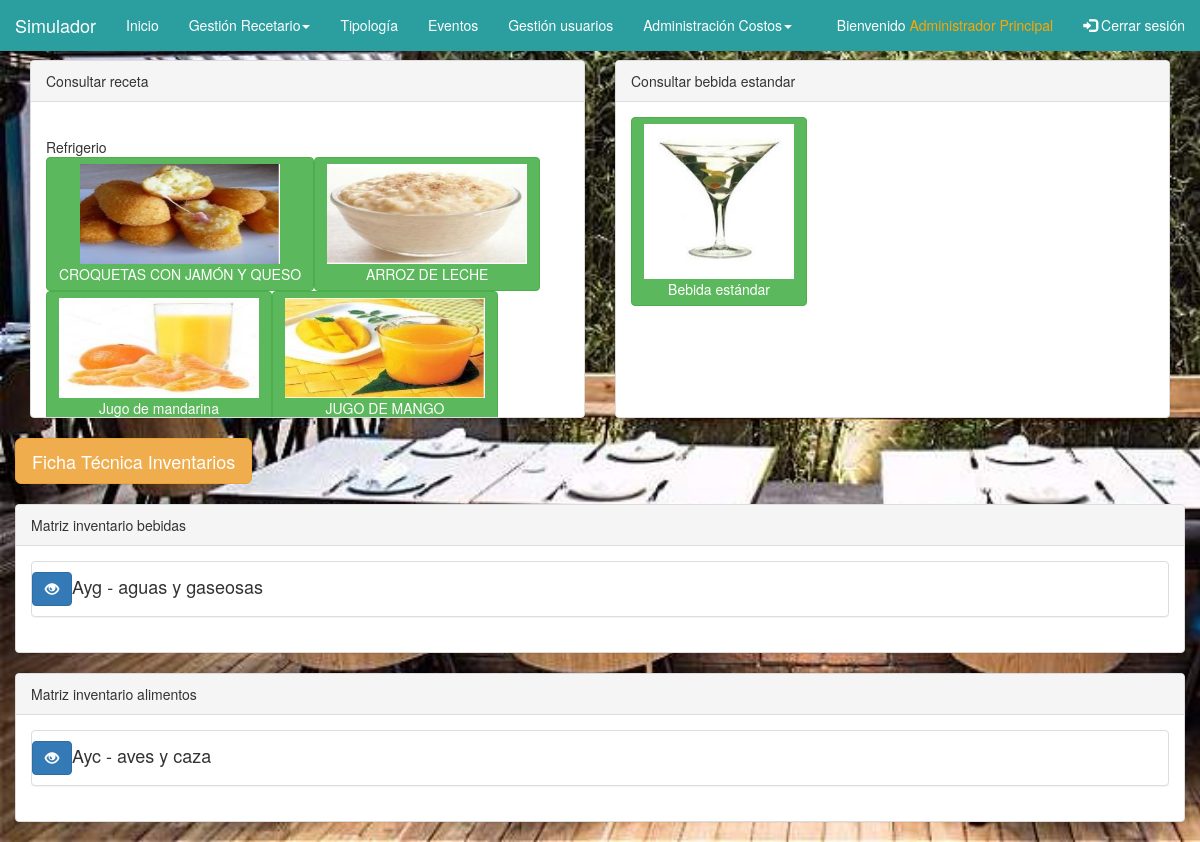
/administrador/alimentos.php (signed in), run on the app's committed database.
### tables this page shows
CREATE TABLE `receta` (
  `idreceta` int(11) NOT NULL,
  `nombre` varchar(45) NOT NULL,
  `porciones` varchar(45) NOT NULL,
  `tipo` varchar(45) NOT NULL,
  `imagen` varchar(150) NOT NULL
);

CREATE TABLE `bebidas` (
  `idbebidas` int(11) NOT NULL,
  `nombre` varchar(45) NOT NULL,
  `presentacion` varchar(45) NOT NULL,
  `grupo` varchar(45) NOT NULL
);

CREATE TABLE `alimentos` (
  `idalimentos` int(10) NOT NULL,
  `nombre` varchar(45) NOT NULL,
  `presentacion` varchar(45) NOT NULL,
  `grupo` varchar(45) NOT NULL
);

### conexion/conexion1.php (called while the page is built, shortened)
<?php
class conexion {
    var $servername = "localhost";
    var $username = "root";
    var $password = "123456";
    var $database="id6475911_simulador";
    var $conn;
    function conexion() {
        $this->conn = new mysqli($this->servername, $this->username, $this->password, $this->database);
    }
    function consulta($query){
        $this->conn->set_charset('utf8');
        return $this->conn->query($query);
    }
    function cerrarConexion(){
        $this->conn=null;
    }
}
?>

### administrador/ingredientes/consultarRecetas.php (the view, shortened to what this page needs)
<?php
include_once '../conexion/conexion1.php';
$con = new conexion();
$con->conexion();
$tipo = "";
$r = $con->consulta("SELECT * FROM `receta` ORDER BY `receta`.`tipo` DESC;");
while ($rows = $r->fetch_array()) {
    if ($tipo != $rows['tipo']) {
        echo '<br>';
        echo $tipo = $rows['tipo'];
        echo '<br>';
    }
    echo '<button type="button" class="btn btn-success " data-toggle="modal" data-target="#myModa' . $rows['idreceta'] . '"><img src="../' . $rows['imagen'] . '" class="rounded" alt="' . $rows['nombre'] . '" width="200px" height="100px"><br>' . $rows['nombre'] . ' </button>';
}
?>

### administrador/bebidas/consultarBebidas.php (shortened to what this page needs)
    <?php
@include_once '../conexion/conexion1.php';
$con = new conexion();
$con->conexion();
$sql = "SELECT * FROM bebidas ORDER BY idbebidas, grupo DESC";
$result = $con->consulta($sql);
$tipo = "";
$i = 1;
if ($result->num_rows > 0) {
    while ($row = $result->fetch_assoc()) {
        if ($tipo != $row['grupo']) {
            echo '<h4><button type="button" class="btn btn-primary" data-toggle="collapse" data-target="#collapse' . $i . '"><span class="glyphicon glyphicon-eye-open"></span></button>'
            . '' . $row['grupo'] . '</h4>'
            . ' <div id="collapse' . $i . '" class="collapse">';
            $tipo = $row['grupo'];
            $i++;
        }
    }
} else {
    echo "0 results";
}
?>

### administrador/alimentos/consultarAlimentos.php (shortened to what this page needs)
    <?php
@include_once '../conexion/conexion1.php';
$con = new conexion();
$con->conexion();
$sql = "SELECT * FROM alimentos ORDER BY idalimentos, grupo DESC";
$result = $con->consulta($sql);
$tipo = "";
$i = 1;
if ($result->num_rows > 0) {
    while ($row = $result->fetch_assoc()) {
        if ($tipo != $row['grupo']) {
            echo '<h4><button type="button" class="btn btn-primary" data-toggle="collapse" data-target="#collapsea' . $i . '"><span class="glyphicon glyphicon-eye-open"></span></button>'
            . '' . $row['grupo'] . '</h4>'
            . ' <div id="collapsea' . $i . '" class="collapse">';
            $tipo = $row['grupo'];
            $i++;
        }
    }
} else {
    echo "0 results";
}
?>

### administrador/alimentos.php (style rules this page uses)
body { background-image: url(../imagenes/restaurante.jpg); background-attachment: fixed; background-size: cover; }

### data on the page
receta: tipo "Refrigerio", imagen (picture), nombre "CROQUETAS CON JAMÓN Y QUESO"
receta: imagen (picture), nombre "ARROZ DE LECHE"
receta: imagen (picture), nombre "Jugo de mandarina"
receta: imagen (picture), nombre "JUGO DE MANGO"
bebidas: grupo "Ayg - aguas y gaseosas"
alimentos: grupo "Ayc - aves y caza"

### other printed values
$_SESSION['usuario'] "Administrador Principal"
